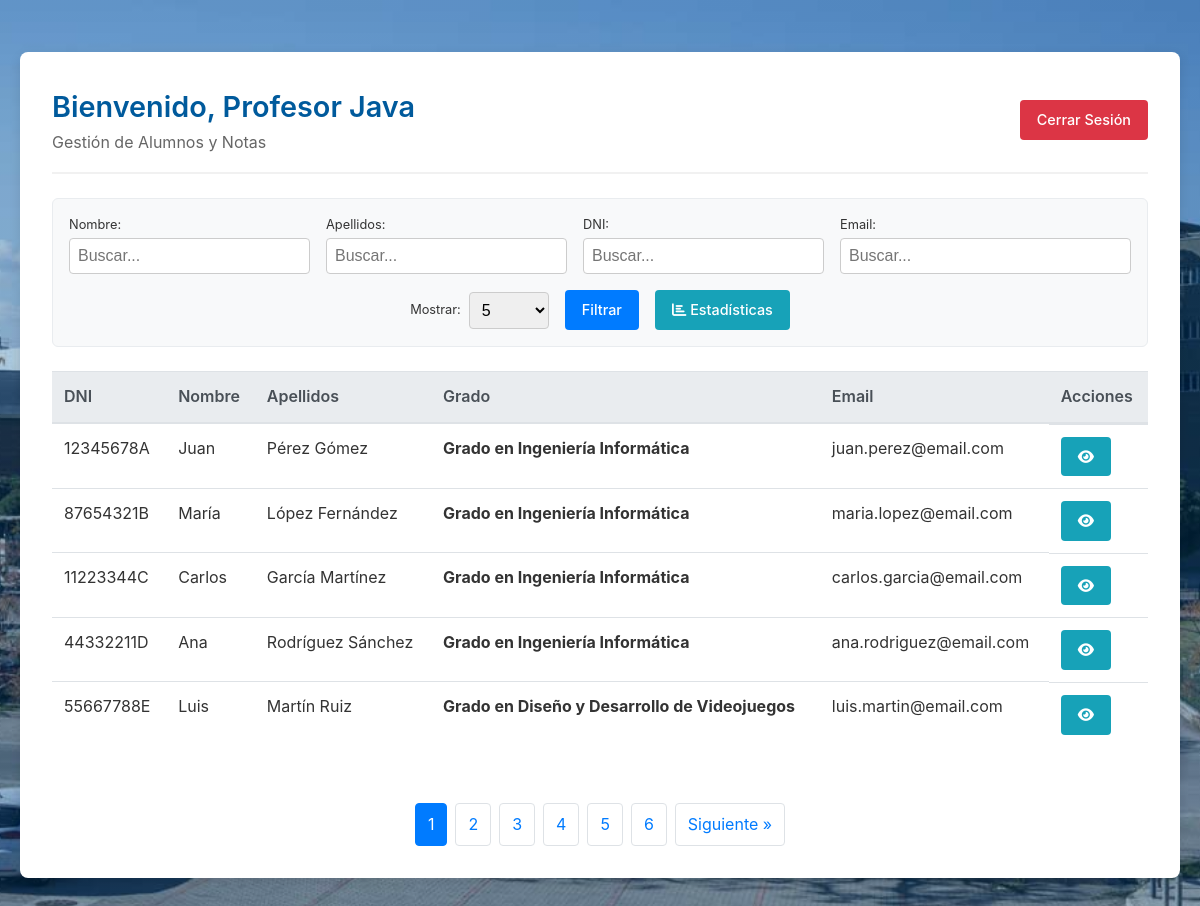
The page /index.php (signed in) on the database its author committed.
### tables this page shows
CREATE TABLE IF NOT EXISTS tbl_alumnos (
    id INT AUTO_INCREMENT PRIMARY KEY,
    dni VARCHAR(15) NOT NULL UNIQUE,
    nombre VARCHAR(50) NOT NULL,
    apellido1 VARCHAR(50) NOT NULL,
    apellido2 VARCHAR(50),
    email VARCHAR(100) UNIQUE,
    fecha_nacimiento DATE NOT NULL
);

CREATE TABLE IF NOT EXISTS tbl_grados (
    id INT AUTO_INCREMENT PRIMARY KEY,
    nombre VARCHAR(150) NOT NULL,
    id_facultad INT NOT NULL
);

### index.php (the view, shortened to what this page needs)
<?php
require_once './conexion/connection.php';
$usuario = $_SESSION['user_nombre'];
$search_nombre = isset($_GET['search_nombre']) ? trim($_GET['search_nombre']) : '';
$search_apellido = isset($_GET['search_apellido']) ? trim($_GET['search_apellido']) : '';
$search_dni = isset($_GET['search_dni']) ? trim($_GET['search_dni']) : '';
$search_email = isset($_GET['search_email']) ? trim($_GET['search_email']) : '';
$limit = isset($_GET['limit']) ? (int)$_GET['limit'] : 5;
$page = isset($_GET['page']) ? (int)$_GET['page'] : 1;
$offset = ($page - 1) * $limit;
$sql = "SELECT a.*, g.nombre AS nombre_grado
        FROM tbl_alumnos a
        LEFT JOIN tbl_matriculas m ON a.id = m.id_alumno
        LEFT JOIN tbl_grados g ON m.id_grado = g.id
        WHERE 1=1";
$params = [];
$sqlCount = "SELECT COUNT(*) FROM tbl_alumnos a
             LEFT JOIN tbl_matriculas m ON a.id = m.id_alumno
             LEFT JOIN tbl_grados g ON m.id_grado = g.id
             WHERE 1=1";
$stmtCount = $conn->prepare($sqlCount);
$stmtCount->execute($params);
$totalRecords = $stmtCount->fetchColumn();
$totalPages = ceil($totalRecords / $limit);
$sql .= " LIMIT :limit OFFSET :offset";
$stmt = $conn->prepare($sql);
$stmt->bindValue(':limit', $limit, PDO::PARAM_INT);
$stmt->bindValue(':offset', $offset, PDO::PARAM_INT);
$stmt->execute();
$result = $stmt->fetchAll(PDO::FETCH_ASSOC);
$queryParams = http_build_query([
    'search_nombre' => $search_nombre,
    'search_apellido' => $search_apellido,
    'search_dni' => $search_dni,
    'search_email' => $search_email,
    'limit' => $limit
]);
?>
<!DOCTYPE html>
<html lang="es">
<head>
    <link rel="stylesheet" href="./css/style.css">
    <link rel="stylesheet" href="https://cdnjs.cloudflare.com/ajax/libs/font-awesome/6.0.0/css/all.min.css">
</head>
<body>
    <div class="dashboard-container">
        <div class="dashboard-header">
            <div>
                <h1>Bienvenido, <?php echo htmlspecialchars($usuario); ?></h1>
                <p>Gestión de Alumnos y Notas</p>
            </div>
            <div>
                <a href="./proc/logout.php" class="btn btn-danger">Cerrar Sesión</a>
            </div>
        </div>
        <div class="filters">
            <form action="" method="GET" class="filter-form">
                <div class="filter-row">
                    <div class="filter-group">
                        <label for="search_nombre" class="filter-label">Nombre:</label>
                        <input type="text" name="search_nombre" id="search_nombre" placeholder="Buscar..." value="<?php echo htmlspecialchars($search_nombre); ?>">
                    </div>
                    <div class="filter-group">
                        <label for="search_apellido" class="filter-label">Apellidos:</label>
                        <input type="text" name="search_apellido" id="search_apellido" placeholder="Buscar..." value="<?php echo htmlspecialchars($search_apellido); ?>">
                    </div>
                    <div class="filter-group">
                        <label for="search_dni" class="filter-label">DNI:</label>
                        <input type="text" name="search_dni" id="search_dni" placeholder="Buscar..." value="<?php echo htmlspecialchars($search_dni); ?>">
                    </div>
                    <div class="filter-group large">
                        <label for="search_email" class="filter-label">Email:</label>
                        <input type="text" name="search_email" id="search_email" placeholder="Buscar..." value="<?php echo htmlspecialchars($search_email); ?>">
                    </div>
                </div>
                <div class="filter-actions">
                    <div class="limit-group">
                        <div class="limit-wrapper">
                            <label for="limit" class="limit-label">Mostrar:</label>
                            <select name="limit" id="limit" onchange="this.form.submit()" class="limit-select">
                                <option value="5" <?php if ($limit == 5) echo 'selected'; ?>>5</option>
                            </select>
                        </div>
                        <button type="submit" class="btn btn-primary">Filtrar</button>
                    </div>
                    <div class="action-buttons">
                        <a href="./view/estadisticas.php" class="btn btn-info"><i class="fas fa-chart-bar"></i> Estadísticas</a>
                    </div>
                </div>
            </form>
        </div>
        <div class="table-responsive">
            <table class="table">
                <thead>
                    <tr>
                        <th>DNI</th>
                        <th>Nombre</th>
                        <th>Apellidos</th>
                        <th>Grado</th> <th>Email</th>
                        <th>Acciones</th>
                    </tr>
                </thead>
                <tbody>
                    <?php if (count($result) > 0): ?>
                        <?php foreach ($result as $row): ?>
                            <tr>
                                <td><?php echo htmlspecialchars($row['dni']); ?></td>
                                <td><?php echo htmlspecialchars($row['nombre']); ?></td>
                                <td><?php echo htmlspecialchars($row['apellido1'] . ' ' . $row['apellido2']); ?></td>
                                <td>
                                    <?php
                                    if (!empty($row['nombre_grado'])) {
                                        echo "<b>" . htmlspecialchars($row['nombre_grado']) . "</b>";
                                    } else {
                                        echo '<span style="color:#999; font-style:italic;">Sin matricular</span>';
                                    }
                                    ?>
                                </td>
                                <td><?php echo htmlspecialchars($row['email']); ?></td>
                                <td class="actions">
                                    <a href="./view/ver_alumno.php?id=<?php echo $row['id']; ?>" class="btn btn-info" title="Ver Notas"><i class="fas fa-eye"></i></a>
                                </td>
                            </tr>
                        <?php endforeach; ?>
                    <?php else: ?>
                        <tr>
                            <td colspan="6" class="text-center">No se encontraron alumnos.</td>
                        </tr>
                    <?php endif; ?>
                </tbody>
            </table>
        </div>
        <?php if ($totalPages > 1): ?>
            <div class="pagination">
                <?php for ($i = 1; $i <= $totalPages; $i++): ?>
                    <a href="?page=<?php echo $i; ?>&<?php echo $queryParams; ?>" class="<?php if ($i == $page) echo 'active'; ?>">
                        <?php echo $i; ?>
                    </a>
                <?php endfor; ?>
                <?php if ($page < $totalPages): ?>
                    <a href="?page=<?php echo $page + 1; ?>&<?php echo $queryParams; ?>">Siguiente &raquo;</a>
                <?php endif; ?>
            </div>
        <?php endif; ?>
    </div>
</body>
</html>

### css/style.css (style rules this page uses)
* { margin: 0; padding: 0; box-sizing: border-box; }
body { font-family: -apple-system, BlinkMacSystemFont, "Segoe UI", Roboto, Helvetica, Arial, sans-serif; color: #333; line-height: 1.6; background-color: #f4f7f6; background-image: linear-gradient(rgba(0, 90, 156, 0.3), rgba(0, 90, 156, 0.3)), url('../img/escuela.jpg'); background-size: cover; background-position: center center; background-repeat: no-repeat; background-attachment: fixed; display: flex; justify-content: center; align-items: center; min-height: 100vh; padding: 20px; }
h1 { text-align: center; color: #005A9C; margin-bottom: 1.5rem; font-weight: 600; }
a { color: #007BFF; text-decoration: none; transition: color 0.3s ease; }
.dashboard-container { width: 100%; max-width: 1200px; background: #fff; border-radius: 8px; box-shadow: 0 4px 12px rgba(0, 0, 0, 0.1); padding: 2rem; margin: 2rem auto; display: flex; flex-direction: column; gap: 1.5rem; }
.dashboard-header { display: flex; justify-content: space-between; align-items: center; border-bottom: 2px solid #f1f1f1; padding-bottom: 1rem; flex-wrap: wrap; gap: 1rem; }
.dashboard-header h1 { margin: 0; text-align: left; font-size: 1.8rem; }
.dashboard-header p { color: #666; margin: 0; }
.filters { background: #f8f9fa; padding: 1rem; border-radius: 6px; border: 1px solid #e9ecef; }
.filters form { display: flex; gap: 1rem; align-items: center; flex-wrap: wrap; }
.filters input[type="text"], .filters select { padding: 0.5rem; border: 1px solid #ccc; border-radius: 4px; font-size: 1rem; }
.btn { display: inline-block; padding: 0.5rem 1rem; border-radius: 4px; text-decoration: none; font-weight: 500; cursor: pointer; transition: background-color 0.2s; border: 1px solid transparent; font-size: 0.9rem; text-align: center; font-family: inherit; line-height: 1.5; vertical-align: middle; }
.btn-primary { background-color: #007BFF; color: white; }
.btn-danger { background-color: #dc3545; color: white; }
.btn-info { background-color: #17a2b8; color: white; }
.table-responsive { overflow-x: auto; }
.table { width: 100%; border-collapse: collapse; margin-bottom: 1rem; background-color: transparent; }
.table th, .table td { padding: 0.75rem; vertical-align: top; border-top: 1px solid #dee2e6; text-align: left; }
.table th { vertical-align: bottom; border-bottom: 2px solid #dee2e6; background-color: #e9ecef; color: #495057; font-weight: 600; }
.table .actions { display: flex; gap: 0.5rem; }
.pagination { display: flex; justify-content: center; gap: 0.5rem; margin-top: 1rem; }
.pagination a { padding: 0.5rem 0.75rem; border: 1px solid #dee2e6; background-color: white; color: #007BFF; border-radius: 4px; }
.pagination a.active { background-color: #007BFF; color: white; border-color: #007BFF; }
.filter-form { display: flex; flex-direction: column; gap: 1rem; width: 100%; }
.filter-row { display: flex; gap: 1rem; flex-wrap: wrap; width: 100%; }
.filter-group { flex: 1 1 150px; min-width: 150px; }
.filter-group.large { flex: 1 1 200px; min-width: 200px; }
.filter-label { display: block; font-size: 0.8rem; margin-bottom: 0.2rem; }
.filters input[type="text"] { width: 100%; }
.filter-actions { display: flex; justify-content: space-between; align-items: center; flex-wrap: wrap; gap: 1rem; }
.limit-group { display: flex; align-items: center; gap: 1rem; flex-wrap: wrap; }
.limit-wrapper { display: flex; align-items: center; gap: 0.5rem; }
.limit-label { font-size: 0.8rem; margin: 0; }
.limit-select { min-width: 80px; }
.action-buttons { display: flex; gap: 1rem; }
.table tbody tr { animation: fadeInUp 0.5s ease-out backwards; }
.table tbody tr:nth-child(1) { animation-delay: 0.1s; }
.table tbody tr:nth-child(2) { animation-delay: 0.2s; }
.table tbody tr:nth-child(3) { animation-delay: 0.3s; }
.table tbody tr:nth-child(4) { animation-delay: 0.4s; }
.table tbody tr:nth-child(5) { animation-delay: 0.5s; }

### rows shown on the page
tbl_alumnos: dni "12345678A", nombre "Juan", apellido1+apellido2 "Pérez Gómez", tbl_grados.nombre "Grado en Ingeniería Informática", email "juan.perez@email.com"
tbl_alumnos: dni "87654321B", nombre "María", apellido1+apellido2 "López Fernández", tbl_grados.nombre "Grado en Ingeniería Informática", email "maria.lopez@email.com"
tbl_alumnos: dni "11223344C", nombre "Carlos", apellido1+apellido2 "García Martínez", tbl_grados.nombre "Grado en Ingeniería Informática", email "carlos.garcia@email.com"
tbl_alumnos: dni "44332211D", nombre "Ana", apellido1+apellido2 "Rodríguez Sánchez", tbl_grados.nombre "Grado en Ingeniería Informática", email "ana.rodriguez@email.com"
tbl_alumnos: dni "55667788E", nombre "Luis", apellido1+apellido2 "Martín Ruiz", tbl_grados.nombre "Grado en Diseño y Desarrollo de Videojuegos", email "luis.martin@email.com"

### other values the page prints
$usuario "Profesor Java"
